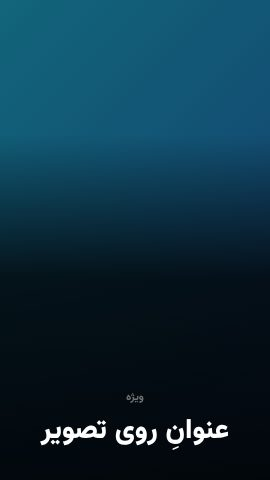
#> input picture site-server/backend/apps/motion/thumbs/components/image_hero.jpg, 270 x 480 px
$ python -i analyze.py   (imports and definitions only)   (older library calls are emulated)
#> lines starting #> are read from the running program, lines starting #| are printed output that depends on the picture; after the words box and inside, x2 and y2 are one past the last pixel; in counts of white or black regions, pixels touching at a corner belong together
"""تحلیلِ قطعیِ عکس برای طراحی (بی هوشِ مصنوعی): روشنایی، پالتِ محصول، زمینه، جای سوژه و جاهای «آرام» برای متن.

ورودی یک تصویرِ PIL (معمولاً همان «بومِ قاب‌شده» که متن رویش می‌نشیند). همهٔ مختصات‌های خروجی کسری از همان تصویرند.
"""
from __future__ import annotations

import cv2
import numpy as np
from PIL import Image

from . import colorx, grid

WORK_SIDE = 320


def _small(img: Image.Image, side: int = WORK_SIDE) -> tuple[np.ndarray, np.ndarray | None]:
    """⇒ (RGB uint8 h×w×3، آلفا یا None) روی نسخهٔ کوچک."""
    im = img.copy()
    im.thumbnail((side, side), Image.Resampling.BILINEAR)
    if im.mode == "RGBA":
        a = np.asarray(im.getchannel("A"), dtype=np.uint8)
        bg = Image.new("RGB", im.size, (255, 255, 255))
        bg.paste(im, mask=im.getchannel("A"))
        return np.asarray(bg), a
    return np.asarray(im.convert("RGB")), None


def _largest_component(mask: np.ndarray, min_frac: float = 0.01) -> np.ndarray:
    n, lab, stats, _ = cv2.connectedComponentsWithStats((mask > 0).astype(np.uint8), connectivity=8)
    if n <= 1:
        return np.zeros_like(mask, dtype=np.uint8)
    areas = stats[1:, cv2.CC_STAT_AREA]
    i = int(np.argmax(areas)) + 1
    if areas[i - 1] < min_frac * mask.size:
        return np.zeros_like(mask, dtype=np.uint8)
    return (lab == i).astype(np.uint8)


def border_stats(rgb: np.ndarray) -> dict:
    h, w = rgb.shape[:2]
    m = max(2, int(min(h, w) * 0.05))
    ring = np.concatenate([rgb[:m].reshape(-1, 3), rgb[-m:].reshape(-1, 3), rgb[:, :m].reshape(-1, 3), rgb[:, -m:].reshape(-1, 3)])
    med = np.median(ring, axis=0)
    dist = np.linalg.norm(ring.astype(np.float32) - med.astype(np.float32), axis=1)
    return {"median": med, "spread": float(np.percentile(dist, 90)), "ring": ring}


def plain_mask(rgb: np.ndarray, bg: dict | None = None) -> tuple[np.ndarray, bool]:
    """ماسکِ «چیزی که زمینه نیست» وقتی زمینه تقریباً یک‌رنگ است؛ ⇒ (ماسک ۰/۲۵۵، آیا زمینه ساده بود)."""
    bg = bg or border_stats(rgb)
    plain = bg["spread"] < 28
    lab = cv2.cvtColor(rgb, cv2.COLOR_RGB2LAB).astype(np.float32)
    ref = cv2.cvtColor(np.uint8([[bg["median"]]]), cv2.COLOR_RGB2LAB).astype(np.float32)[0, 0]
    d = np.linalg.norm(lab - ref, axis=2)
    t = max(14.0, float(bg["spread"]) * 1.2 + 8.0)
    m = (d > t).astype(np.uint8) * 255
    m = cv2.morphologyEx(m, cv2.MORPH_OPEN, np.ones((3, 3), np.uint8))
    m = cv2.morphologyEx(m, cv2.MORPH_CLOSE, np.ones((7, 7), np.uint8))
    return m, plain


def spectral_saliency(rgb: np.ndarray) -> np.ndarray:
    """سالینسیِ «باقی‌ماندهٔ طیفی» (Hou & Zhang) — ارزان و بی‌مدل. ⇒ float ۰..۱."""
    g = cv2.cvtColor(rgb, cv2.COLOR_RGB2GRAY).astype(np.float32)
    g = cv2.resize(g, (64, 64), interpolation=cv2.INTER_AREA)
    f = np.fft.fft2(g)
    log_amp = np.log(np.abs(f) + 1e-8)
    phase = np.angle(f)
    resid = log_amp - cv2.blur(log_amp, (3, 3))
    sal = np.abs(np.fft.ifft2(np.exp(resid + 1j * phase))) ** 2
    sal = cv2.GaussianBlur(sal.astype(np.float32), (0, 0), 2.0)
    sal -= sal.min()
    sal /= max(1e-6, sal.max())
    return cv2.resize(sal, (rgb.shape[1], rgb.shape[0]), interpolation=cv2.INTER_LINEAR)


def subject_of(rgb: np.ndarray, alpha: np.ndarray | None) -> dict:
    """جای سوژه: {box: [x0,y0,x1,y1]، area، method: alpha|plain-bg|saliency|center، mask (uint8 یا None)}."""
    h, w = rgb.shape[:2]
    if alpha is not None and alpha.min() < 200 and (alpha > 127).mean() > 0.01:
        m = _largest_component(alpha > 127, 0.005)
        if m.any():
            ys, xs = np.where(m)
            return {"box": [xs.min() / w, ys.min() / h, (xs.max() + 1) / w, (ys.max() + 1) / h], "method": "alpha",
                    "mask": m * 255, "plain": False}
    pm, plain = plain_mask(rgb)
    if plain:
        cc = _largest_component(pm, 0.02)
        frac = float(cc.mean())
        if 0.02 <= frac <= 0.9:
            ys, xs = np.where(cc)
            return {"box": [xs.min() / w, ys.min() / h, (xs.max() + 1) / w, (ys.max() + 1) / h], "method": "plain-bg",
                    "mask": cc * 255, "plain": True}
    sal = spectral_saliency(rgb)
    yy, xx = np.mgrid[0:h, 0:w]
    prior = np.exp(-(((xx / w - 0.5) / 0.45) ** 2 + ((yy / h - 0.5) / 0.45) ** 2))
    s = sal * (0.5 + 0.5 * prior)
    thr = float(s.mean() + 1.2 * s.std())
    cc = _largest_component((s > thr).astype(np.uint8) * 255, 0.015)
    frac = float(cc.mean())
    if 0.015 <= frac <= 0.85:
        ys, xs = np.where(cc)
        return {"box": [xs.min() / w, ys.min() / h, (xs.max() + 1) / w, (ys.max() + 1) / h], "method": "saliency",
                "mask": cc * 255, "plain": plain}
    return {"box": [0.2, 0.2, 0.8, 0.8], "method": "center", "mask": None, "plain": plain}


def region_stats(rgb: np.ndarray, rect) -> dict:
    """آمارِ یک ناحیه (کسری): روشنایی، پراکندگی، لبه‌ها (شلوغی)، و پیکسل‌های نمونه برای کنتراست."""
    h, w = rgb.shape[:2]
    x0, y0 = int(max(0, min(w - 1, rect[0] * w))), int(max(0, min(h - 1, rect[1] * h)))
    x1, y1 = int(max(x0 + 1, min(w, rect[2] * w))), int(max(y0 + 1, min(h, rect[3] * h)))
    part = rgb[y0:y1, x0:x1]
    g = cv2.cvtColor(part, cv2.COLOR_RGB2GRAY).astype(np.float32)
    gx = cv2.Sobel(g, cv2.CV_32F, 1, 0, ksize=3)
    gy = cv2.Sobel(g, cv2.CV_32F, 0, 1, ksize=3)
    edge = float(np.mean(np.hypot(gx, gy)) / 255.0)
    return {"luma": float(g.mean() / 255.0), "std": float(g.std() / 255.0), "edge": edge, "pixels": part.reshape(-1, 3)}


def calm_score(st: dict) -> float:
    """۰ (شلوغ) تا ۱ (آرام): پراکندگیِ کم و لبهٔ کم."""
    return float(max(0.0, 1.0 - min(1.0, st["std"] * 3.2 + st["edge"] * 2.4)))


def slot_scores(rgb: np.ndarray, fmt: str, W: int, H: int, subject_box) -> dict:
    """امتیازِ هر «جا» برای نشستنِ متن: آرام‌بودن منهای هم‌پوشانی با سوژه."""
    out = {}
    for name in ("top", "bottom", "middle", "left", "right", "tl", "tr", "bl", "br"):
        r = grid.slot(name, fmt, W, H)
        st = region_stats(rgb, r)
        ov = grid.overlap_area(r, subject_box) / max(1e-9, grid.area(r))
        out[name] = {"rect": [round(v, 4) for v in r], "calm": round(calm_score(st), 3), "luma": round(st["luma"], 3),
                     "subject_overlap": round(ov, 3), "score": round(calm_score(st) - 0.9 * ov, 3)}
    return out


def analyze(img: Image.Image, *, fmt: str = "orig", facts: dict | None = None, findings: list | None = None) -> dict:
    """تحلیلِ کامل ⇒ دیکشنریِ JSON-پذیر (به‌جز mask که با کلیدِ ``_mask`` می‌آید و در JSON نمی‌رود)."""
    W, H = img.size
    rgb, alpha = _small(img)
    h, w = rgb.shape[:2]
    sub = subject_of(rgb, alpha)
    gray = cv2.cvtColor(rgb, cv2.COLOR_RGB2GRAY).astype(np.float32) / 255.0
    p5, p50, p95 = (float(v) for v in np.percentile(gray, [5, 50, 95]))
    mask = sub.pop("mask", None)
    # پالتِ محصول: اگر سوژه جدا شد، فقط پیکسل‌های سوژه (زمینهٔ سفید پالت را خراب نکند)
    if mask is not None and (mask > 0).sum() > 200 and sub["method"] != "center":
        px = rgb[mask > 0]
    else:
        px = rgb.reshape(-1, 3)
    pal = colorx.palette_from_pixels(px, 5)
    dom, accent = colorx.pick_dominant_and_accent(pal)
    bg = border_stats(rgb)
    bg_hex = colorx.rgb_to_hex(bg["median"])
    scores = slot_scores(rgb, fmt, W, H, sub["box"])
    best_slot = max(scores, key=lambda k: scores[k]["score"])
    area = (sub["box"][2] - sub["box"][0]) * (sub["box"][3] - sub["box"][1])
    out = {
        "size": [W, H], "aspect": round(W / max(1, H), 4),
        "orientation": "landscape" if W > H * 1.1 else "portrait" if H > W * 1.1 else "square",
        "brightness": {"p5": round(p5, 3), "p50": round(p50, 3), "p95": round(p95, 3), "mean": round(float(gray.mean()), 3),
                       "contrast": round(p95 - p5, 3)},
        "palette": pal, "dominant": dom, "accent": accent,
        "background": {"plain": bool(sub.get("plain")), "color": bg_hex, "spread": round(bg["spread"], 1),
                       "luma": round(colorx.luminance(bg["median"]), 3)},
        "subject": {"box": [round(v, 4) for v in sub["box"]], "area": round(float(area), 4), "method": sub["method"],
                    "center": [round((sub["box"][0] + sub["box"][2]) / 2, 4), round((sub["box"][1] + sub["box"][3]) / 2, 4)]},
        "slots": scores, "best_text_slot": best_slot, "has_alpha": alpha is not None,
        "findings": [f.get("what") for f in (findings or []) if isinstance(f, dict)],
    }
    out["_mask"] = mask
    return out


def public(an: dict) -> dict:
    """نسخهٔ بی‌ماسک برای JSON/پرامپت."""
    return {k: v for k, v in an.items() if not k.startswith("_")}


def describe_fa(an: dict) -> str:
    """توضیحِ کوتاهِ فارسی از آنچه سنجیده شد (برای نشان‌دادن به کاربر)."""
    pal = "، ".join(p["name"] for p in an["palette"][:3]) or "—"
    bg = "ساده" if an["background"]["plain"] else "شلوغ"
    ori = {"landscape": "افقی", "portrait": "عمودی", "square": "مربع"}[an["orientation"]]
    br = an["brightness"]["p50"]
    light = "تیره" if br < 0.32 else "روشن" if br > 0.62 else "متوسط"
    meth = {"alpha": "از شفافیتِ عکس", "plain-bg": "از روی زمینهٔ ساده", "saliency": "با تشخیصِ برجستگی", "center": "حدسی (وسط)"}[an["subject"]["method"]]
    return f"عکسِ {ori}، {light}؛ زمینه {bg}؛ رنگ‌های اصلی: {pal}؛ جای محصول {meth} پیدا شد."

>>> from PIL import Image
>>> picture = Image.open('../../motion/thumbs/components/image_hero.jpg')
#> picture is the input picture: PIL image 270x480 RGB; mean R, G, B 12.9, 48.2, 65.1
>>> result = analyze(picture)
#> in border_stats, `med = np.median(ring, axis=0)`: med = [8, 34, 49]
#> in border_stats, `dist = np.linalg.norm(ring.astype(np.float32) - med.astype(np.float32)..`: dist = 9000 values, max 100.4 at index 0, min 1.73 at index 7533, mean 58
#> in plain_mask, `bg = bg or border_stats(rgb)`: bg = 3 items
#> in plain_mask, `plain = bg["spread"] < 28`: plain = False
#> in plain_mask, `lab = cv2.cvtColor(rgb, cv2.COLOR_RGB2LAB).astype(np.float32)`:
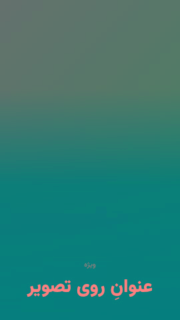
#> lab: shape (320, 180, 3) float32; mean R, G, B 46.4, 122.9, 115.2
#> in plain_mask, `ref = cv2.cvtColor(np.uint8([[bg["median"]]]), cv2.COLOR_RGB2LAB).asty..`: ref = [31, 125, 115]
#> in plain_mask, `d = np.linalg.norm(lab - ref, axis=2)`:
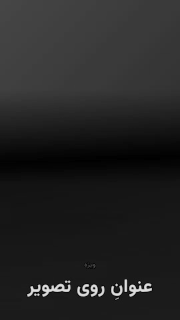
#> d: shape (320, 180) float32; min 0, max 224.4, mean 36.7
#> in plain_mask, `t = max(14.0, float(bg["spread"]) * 1.2 + 8.0)`: t = 122.4
#> in plain_mask, `m = (d > t).astype(np.uint8) * 255`: m: shape (320, 180); 1.1% white in thin lines or dots, all inside (x1, y1, x2, y2) = (27, 279, 152, 299)
#> in plain_mask, `m = cv2.morphologyEx(m, cv2.MORPH_OPEN, np.ones((3, 3), np.uint8))`: m: shape (320, 180); 0.53% white; 10 white regions (6 under 20 px), largest, box (x1, y1, x2, y2) and area: (42, 284, 69, 293) 108, (129, 283, 150, 293) 84, (31, 288, 39, 292) 27, (92, 288, 98, 292) 21
#> in plain_mask, `m = cv2.morphologyEx(m, cv2.MORPH_CLOSE, np.ones((7, 7), np.uint8))`:
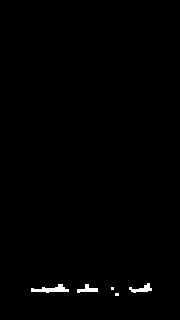
#> m: shape (320, 180); 0.68% white; 5 white regions (2 under 20 px), largest, box (x1, y1, x2, y2) and area: (31, 284, 69, 293) 171, (129, 283, 152, 293) 107, (77, 284, 98, 293) 95
#> in subject_of, `pm, plain = plain_mask(rgb)`: plain = False
#> in spectral_saliency, `phase = np.angle(f)`:
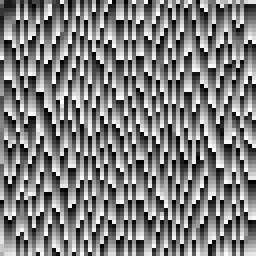
#> phase: shape (64, 64) float64 (shown 4 times larger); min -3.14, max 3.14, mean 0.000767; drawn with min black and max white
#> in spectral_saliency, `resid = log_amp - cv2.blur(log_amp, (3, 3))`:
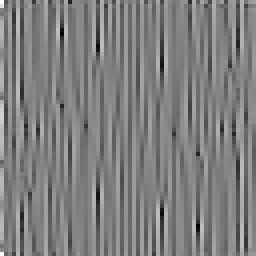
#> resid: shape (64, 64) float64 (shown 4 times larger); min -2.42, max 2.45, mean 0.00728; drawn with min black and max white
#> in spectral_saliency, `sal = cv2.GaussianBlur(sal.astype(np.float32), (0, 0), 2.0)`:
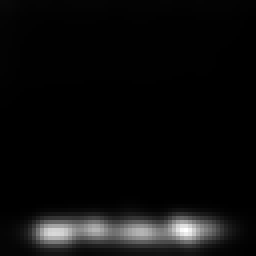
#> sal: shape (64, 64) float32 (shown 4 times larger); min 4.53e-07, max 0.00894, mean 0.000413; drawn with min black and max white
#> in subject_of, `thr = float(s.mean() + 1.2 * s.std())`: thr = 0.14
#> in _largest_component, `n, lab, stats, _ = cv2.connectedComponentsWithStats((mask > 0).astype(..`:
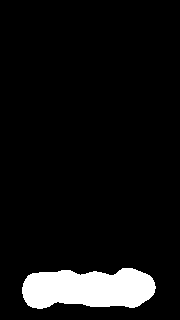
#> lab: shape (320, 180) int32; values 0 (black) and 1 (white), 7.5% white; 1 white region, box (x1, y1, x2, y2) and area: (22, 268, 156, 309) 4329
#> in _largest_component, `n, lab, stats, _ = cv2.connectedComponentsWithStats((mask > 0).astype(..`: n = 2; stats = [[0, 0, 180, 320, 53271], [22, 268, 134, 41, 4329]]
#> in _largest_component, `areas = stats[1:, cv2.CC_STAT_AREA]`: areas = [4329]
#> in _largest_component, `i = int(np.argmax(areas)) + 1`: i = 1
#> in subject_of, `frac = float(cc.mean())`: frac = 0.0752
#> in subject_of, `ys, xs = np.where(cc)`: ys = 4329 values from 268 to 308; xs = 4329 values, max 155 at index 1923, min 22 at index 1924, mean 88.12
#> in analyze, `sub = subject_of(rgb, alpha)`: sub = 4 items
#> in analyze, `p5, p50, p95 = (float(v) for v in np.percentile(gray, [5, 50, 95]))`: p5 = 0.0275; p50 = 0.122; p95 = 0.298
#> (the run stopped early here; a loop or call above may not have finished)
